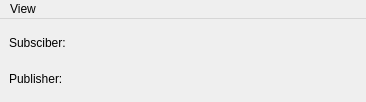
<?xml version="1.0" encoding="UTF-8"?>
<ui version="4.0">
 <class>MainWindow</class>
 <widget class="QMainWindow" name="MainWindow">
  <property name="geometry">
   <rect>
    <x>0</x>
    <y>0</y>
    <width>366</width>
    <height>102</height>
   </rect>
  </property>
  <property name="windowTitle">
   <string>Receiver</string>
  </property>
  <widget class="QWidget" name="centralwidget">
   <layout class="QVBoxLayout" name="verticalLayout">
    <item>
     <widget class="QLabel" name="subscriberLabel">
      <property name="text">
       <string>Subsciber:</string>
      </property>
     </widget>
    </item>
    <item>
     <widget class="QLabel" name="publisherLabel">
      <property name="text">
       <string>Publisher:</string>
      </property>
     </widget>
    </item>
   </layout>
  </widget>
  <widget class="QMenuBar" name="menubar">
   <property name="geometry">
    <rect>
     <x>0</x>
     <y>0</y>
     <width>366</width>
     <height>25</height>
    </rect>
   </property>
   <widget class="QMenu" name="menuView">
    <property name="title">
     <string>View</string>
    </property>
   </widget>
   <addaction name="menuView"/>
  </widget>
 </widget>
 <resources/>
 <connections/>
</ui>
